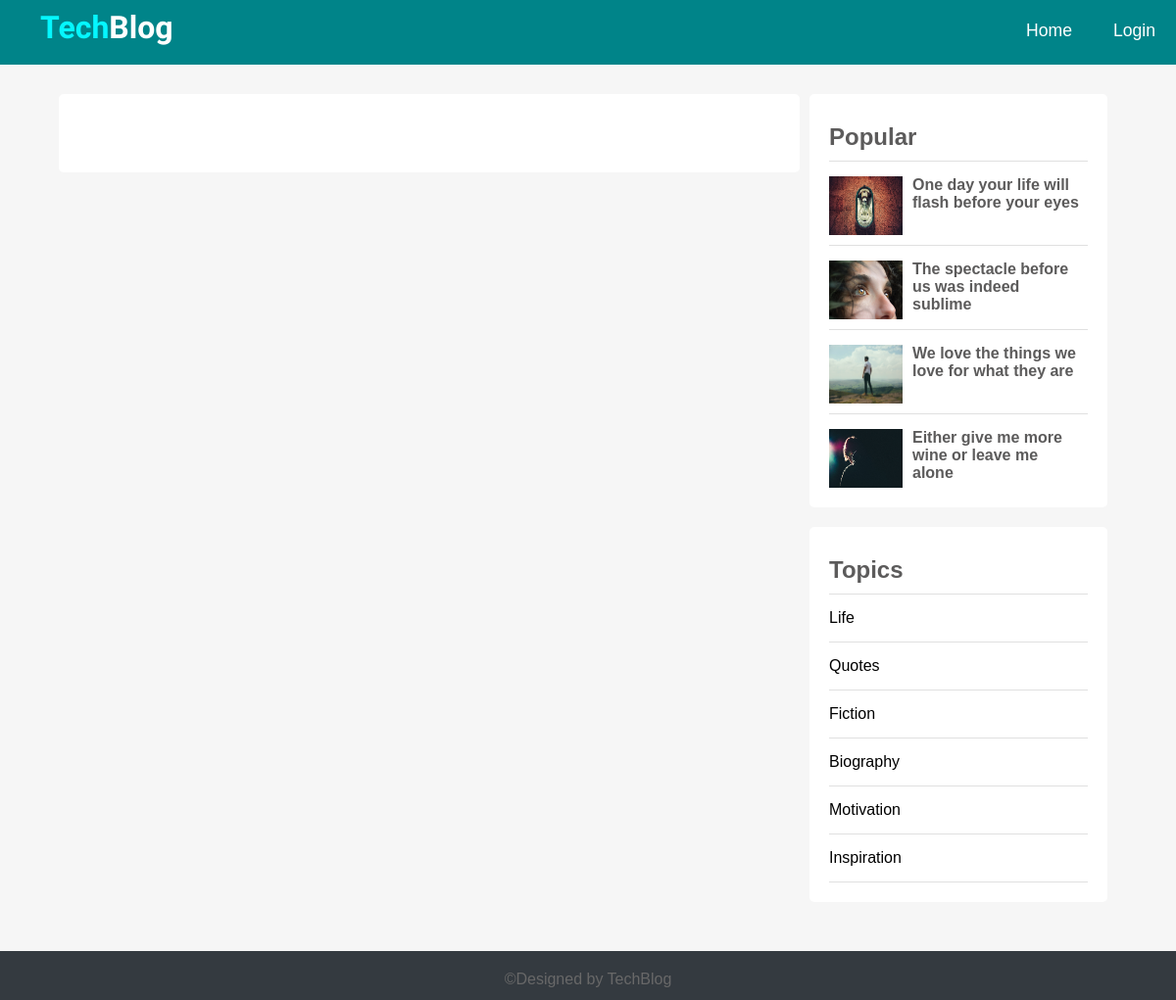
The page /single.php on the database its author committed.
### tables this page shows
CREATE TABLE `posts` (
  `id` int(11) NOT NULL,
  `user_id` int(11) NOT NULL,
  `topic_id` int(11) DEFAULT NULL,
  `title` varchar(255) NOT NULL,
  `image` varchar(255) NOT NULL,
  `body` text NOT NULL,
  `published` tinyint(4) NOT NULL,
  `created_at` datetime NOT NULL DEFAULT current_timestamp()
);

CREATE TABLE `topics` (
  `id` int(11) NOT NULL,
  `name` varchar(100) NOT NULL,
  `description` text NOT NULL
);

### app/database/db.php (called while the page is built, shortened)
<?php
require('connect.php');
function executeQuery($sql, $data)
{
    global $conn;
    $stmt = $conn->prepare($sql);
    $values = array_values($data);
    $types = str_repeat('s', count($values));
    $stmt->bind_param($types, ...$values);
    $stmt->execute();
    return $stmt;
}
function selectAll($table, $conditions = [])
{
    global $conn;
    $sql = "SELECT * FROM $table";
    if (empty($conditions)) {
        $stmt = $conn->prepare($sql);
        $stmt->execute();
        $records = $stmt->get_result()->fetch_all(MYSQLI_ASSOC);
        return $records;
    } else {
        $i = 0;
        foreach ($conditions as $key => $value) {
            if ($i === 0) {
                $sql = $sql . " WHERE $key=?";
            } else {
                $sql = $sql . " AND $key=?";
            }
            $i++;
        }
        $stmt = executeQuery($sql, $conditions);
        $records = $stmt->get_result()->fetch_all(MYSQLI_ASSOC);
        return $records;
    }
}

### app/controllers/posts.php (called while the page is built, shortened)
<?php
include(ROOT_PATH . "/app/database/db.php");
$table = 'posts';
$topics = selectAll('topics');
$posts = selectAll($table);

### single.php (the view, shortened to what this page needs)
<?php include(ROOT_PATH . '/app/controllers/posts.php');
$topics = selectAll('topics');
$posts = selectAll('posts', ['published' => 1]);
?>
<!DOCTYPE html>
<html lang="en">
<head>
  <link rel="stylesheet" href="https://use.fontawesome.com/releases/v5.7.2/css/all.css"
>
  <link rel="stylesheet" href="assets/css/style.css">
</head>
<body>
  <?php include(ROOT_PATH . "/app/includes/header.php"); ?>
  <div class="page-wrapper">
    <div class="content clearfix">
      <div class="main-content-wrapper">
        <div class="main-content single">
        </div>
      </div>
      <div class="sidebar single">
        <div class="section popular">
          <h2 class="section-title">Popular</h2>
          <?php foreach ($posts as $p): ?>
            <div class="post clearfix">
              <img src="<?php echo BASE_URL . '/assets/images/' . $p['image']; ?>" alt="">
              <a href="" class="title">
                <h4><?php echo $p['title'] ?></h4>
              </a>
            </div>
          <?php endforeach; ?>
        </div>
        <div class="section topics">
          <h2 class="section-title">Topics</h2>
          <ul>
            <?php foreach ($topics as $topic): ?>
              <li><a href="<?php echo BASE_URL . '/index.php?t_id=' . $topic['id'] . '&name=' . $topic['name'] ?>"><?php echo $topic['name']; ?></a></li>
            <?php endforeach; ?>
          </ul>
        </div>
      </div>
    </div>
  </div>
  <?php include(ROOT_PATH . "/app/includes/footer.php"); ?>
</body>
</html>

### assets/css/style.css (style rules this page uses)
* { box-sizing: border-box; }
html, body { height: 100%; padding: 0px; margin: 0px; background: #f6f6f6; font-family: "Gill Sans", sans-serif; }
h1, h2, h3, h4, h5, h6 { font-family: "Gill Sans", sans-serif; color: #5c5b5b; margin: 5px; }
a { text-decoration: none; color: inherit; }
.clearfix::after { content: ""; display: block; clear: both; }
.page-wrapper { min-height: 100%; }
.content { width: 90%; margin: 30px auto 30px; }
.content .main-content { width: 70%; float: left; }
.content .main-content.single { background: white; padding: 20px 50px; font-size: 1.1em; border-radius: 5px; }
.content .popular .post { border-top: 1px solid #e0e0e0; margin-top: 10px; padding-top: 10px; }
.content .popular .post img { height: 60px; width: 75px; float: left; margin-right: 10px; }
.content .sidebar { width: 30%; float: left; }
.content .sidebar.single { padding: 0px 10px; }
.content .sidebar .section { background: white; padding: 20px; border-radius: 5px; margin-bottom: 20px; }
.content .sidebar .section .section-title { margin: 10px 0px 10px 0px; }
.content .sidebar .section.topics ul { margin: 0px; padding: 0px; list-style: none; border-top: 1px solid #e0e0e0; }
.content .sidebar .section.topics ul li a { display: block; padding: 15px 0px 15px 0px; border-bottom: 1px solid #e0e0e0; transition: all 0.3s; }

### rows shown on the page
posts: image (picture), title "One day your life will flash before your eyes"
posts: image (picture), title "The spectacle before us was indeed sublime"
posts: image (picture), title "We love the things we love for what they are"
posts: image (picture), title "Either give me more wine or leave me alone"
topics: name "Life"
topics: name "Quotes"
topics: name "Fiction"
topics: name "Biography"
topics: name "Motivation"
topics: name "Inspiration"
